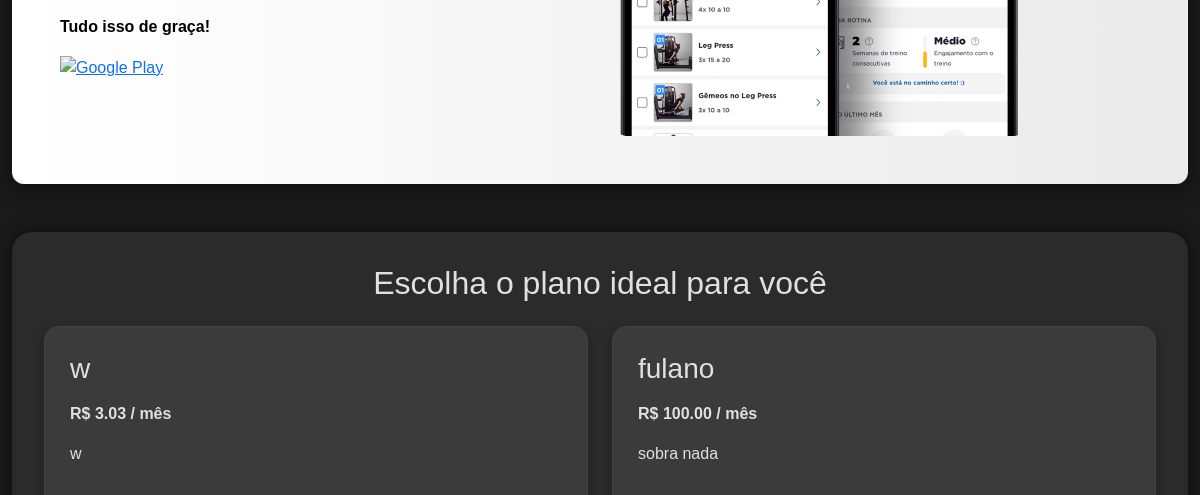
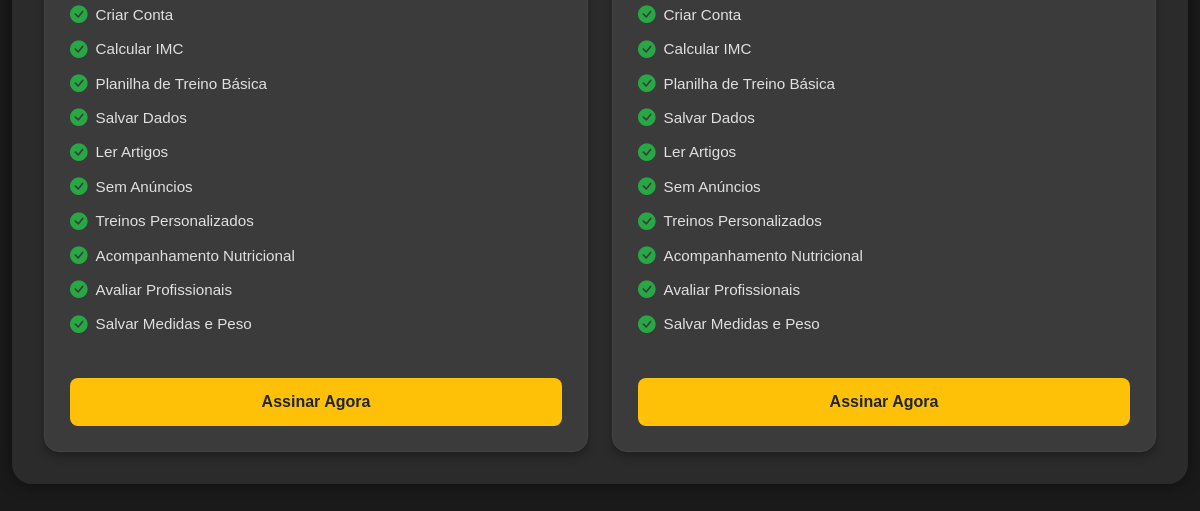
The app's page / (lower part), older data (2 pictures, top to bottom).
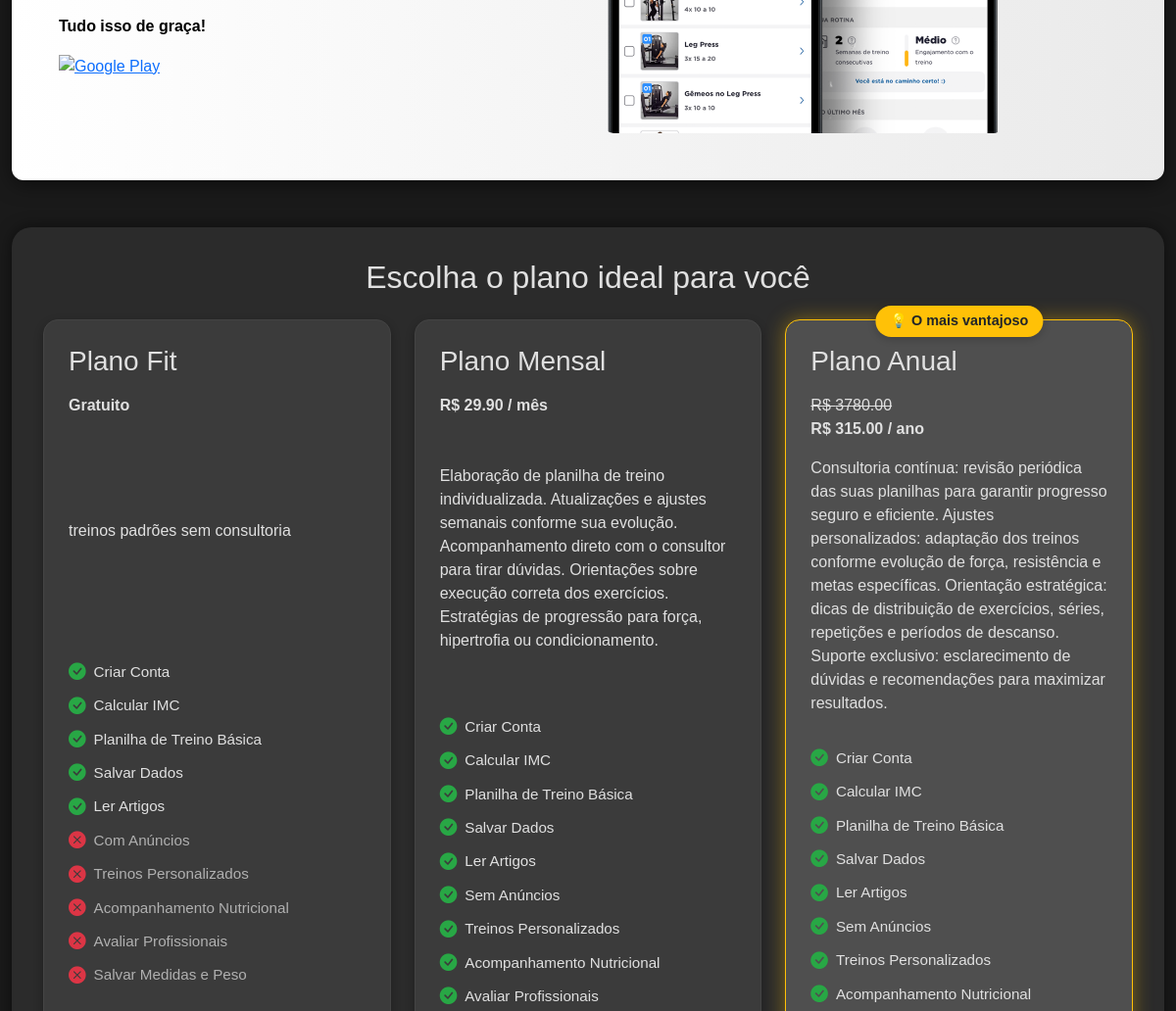
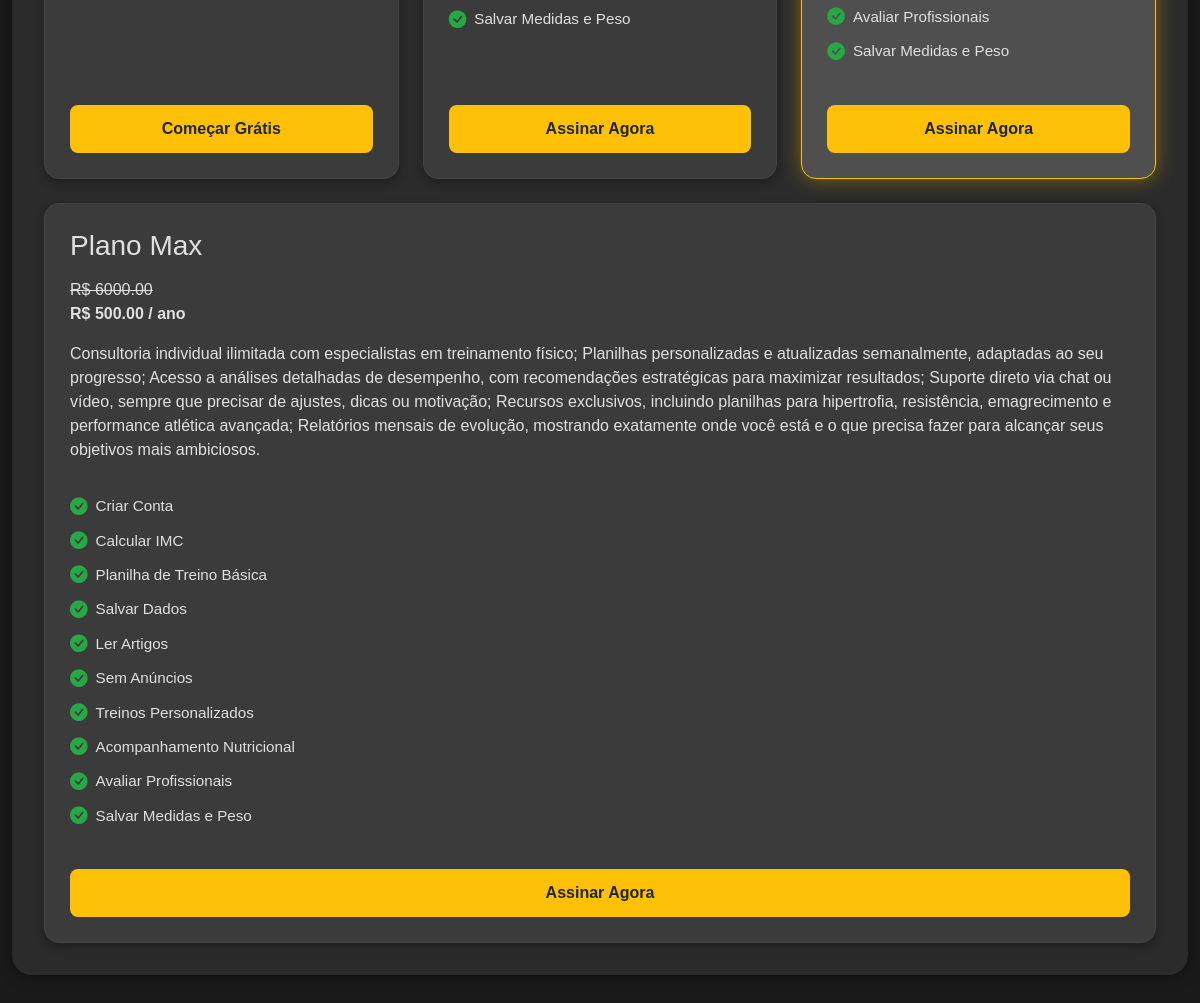
The same page, newer data (2 pictures, top to bottom).
### tables this page shows
CREATE TABLE plano (
    id INTEGER PRIMARY KEY AUTOINCREMENT,
    nome TEXT NOT NULL,
    descricao TEXT,
    preco REAL NOT NULL,
    duracao_dias INTEGER NOT NULL,
    ativo INTEGER DEFAULT 1,
    data_criacao TIMESTAMP DEFAULT CURRENT_TIMESTAMP
);

### routes/__init__.py (the view)
    @app.get("/")
    async def index(request: Request):
        planos = plano_repo.obter_todos()
        planos_gratuitos = [p for p in planos if p.preco == 0.0]
        planos_pagos = [p for p in planos if p.preco > 0.0]
        plano_destaque = None
        for plano in planos_pagos:
            if plano.duracao_dias >= 365:
                plano_destaque = plano
                break
        return templates.TemplateResponse("inicio/index.html", {
            "request": request,
            "planos": planos,
            "planos_gratuitos": planos_gratuitos,
            "planos_pagos": planos_pagos,
            "plano_destaque": plano_destaque
        })

### templates/inicio/index.html (shortened to what this page needs)
{% extends 'layout.html' %}
{% block content %}
    <section class="banner">
        <div class="banner-text">
            <p class="fw-bold mt-3">Tudo isso de graça!</p>
            <a href="#"><img src="https://upload.wikimedia.org/wikipedia/commons/7/78/Google_Play_Store_badge_EN.svg" alt="Google Play" height="40"></a>
            </div>
        <div class="banner-image">
            <img src="/static/img/capa.png" alt="App Body Health">
        </div>
    </section>
    <div class="plans-section">
        <h2 class="text-center">Escolha o plano ideal para você</h2>
        <div class="d-flex flex-wrap justify-content-center gap-4 mt-4">
            {% for plano in planos %}
            <div class="plan-card {% if plano == plano_destaque %}plan-card-highlight{% endif %}">
                <div>
                    <h3>{{ plano.nome }}</h3>
                    <p class="price-info">
                        {% if plano.preco == 0 %}
                            <strong>Gratuito</strong>
                        {% else %}
                            {% if plano.duracao_dias >= 365 %}
                                <s>R$ {{ "%.2f"|format(plano.preco * 12) }}</s><br>
                            {% endif %}
                            <strong>R$ {{ "%.2f"|format(plano.preco) }} /
                            {% if plano.duracao_dias >= 365 %}ano{% else %}mês{% endif %}</strong>
                        {% endif %}
                    </p>
                </div>
                <div class="plan-description">
                    <p>{{ plano.descricao }}</p>
                </div>
                <ul>
                    <li><i class="bi bi-check-circle-fill"></i> Criar Conta</li>
                    <li><i class="bi bi-check-circle-fill"></i> Calcular IMC</li>
                    <li><i class="bi bi-check-circle-fill"></i> Planilha de Treino Básica</li>
                    <li><i class="bi bi-check-circle-fill"></i> Salvar Dados</li>
                    <li><i class="bi bi-check-circle-fill"></i> Ler Artigos</li>
                    {% if plano.preco > 0 %}
                    <li><i class="bi bi-check-circle-fill"></i> Sem Anúncios</li>
                    <li><i class="bi bi-check-circle-fill"></i> Treinos Personalizados</li>
                    <li><i class="bi bi-check-circle-fill"></i> Acompanhamento Nutricional</li>
                    <li><i class="bi bi-check-circle-fill"></i> Avaliar Profissionais</li>
                    <li><i class="bi bi-check-circle-fill"></i> Salvar Medidas e Peso</li>
                    {% else %}
                    <li class="text-muted"><i class="bi bi-x-circle-fill"></i> Com Anúncios</li>
                    <li class="text-muted"><i class="bi bi-x-circle-fill"></i> Treinos Personalizados</li>
                    <li class="text-muted"><i class="bi bi-x-circle-fill"></i> Acompanhamento Nutricional</li>
                    <li class="text-muted"><i class="bi bi-x-circle-fill"></i> Avaliar Profissionais</li>
                    <li class="text-muted"><i class="bi bi-x-circle-fill"></i> Salvar Medidas e Peso</li>
                    {% endif %}
                </ul>
                <a href="{% if plano.preco == 0 %}/login{% else %}/pagamento?plano={{ plano.id }}{% endif %}" class="d-block mt-3 text-center text-decoration-none">
                    <button>
                        {% if plano.preco == 0 %}Começar Grátis{% else %}Assinar Agora{% endif %}
                    </button>
                </a>
            </div>
            {% endfor %}
        </div>
    </div>
{% endblock %}

Row changes from the older to the newer data that the page shows:
removed plano: nome "w", preco "3.03", duracao_dias "mês", descricao "w", shows "Sem Anúncios", shows "Assinar Agora"
removed plano: nome "fulano", preco "100.00", duracao_dias "mês", descricao "sobra nada", shows "Sem Anúncios", shows "Assinar Agora"
added plano: nome "Plano Fit", preco "Gratuito", descricao "treinos padrões sem consultoria"
added plano: nome "Plano Mensal", preco "29.90", duracao_dias "mês", descricao "Elaboração de planilha de treino individualizada. Atualizações e ajustes semanais conforme sua evolução. Acompanhamento direto com o consultor para tirar dúvidas. Orientações sobre execução correta dos exercícios. Estratégias de progressão para força, hipertrofia ou condicionamento.", shows "Sem Anúncios", shows "Assinar Agora"
added plano: nome "Plano Anual", plano.preco*12 "3780.00", preco "315.00", duracao_dias "ano", descricao "Consultoria contínua: revisão periódica das suas planilhas para garantir progresso seguro e eficiente. Ajustes personalizados: adaptação dos treinos conforme evolução de força, resistência e metas específicas. Orientação estratégica: dicas de distribuição de exercícios, séries, repetições e períodos de descanso. Suporte exclusivo: esclarecimento de dúvidas e recomendações para maximizar resultados.", shows "Sem Anúncios", shows "Assinar Agora"
added plano: nome "Plano Max", plano.preco*12 "6000.00", preco "500.00", duracao_dias "ano", descricao "Consultoria individual ilimitada com especialistas em treinamento físico; Planilhas personalizadas e atualizadas semanalmente, adaptadas ao seu progresso; Acesso a análises detalhadas de desempenho, com recomendações estratégicas para maximizar resultados; Suporte direto via chat ou vídeo, sempre que precisar de ajustes, dicas ou motivação; Recursos exclusivos, incluindo planilhas para hipertrofia, resistência, emagrecimento e performance atlética avançada; Relatórios mensais de evolução, mostrando exatamente onde você está e o que precisa fazer para alcançar seus objetivos mais ambiciosos.", shows "Sem Anúncios", shows "Assinar Agora"
